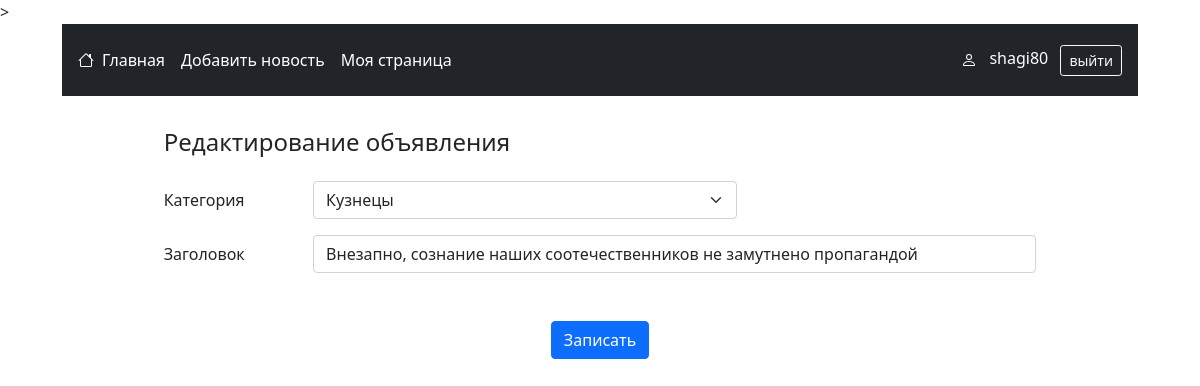
The app's page /update/12 (signed in) with its own data.
### advert/models.py (models this page shows, shortened)
class Advert(models.Model):
    category = models.CharField(choices=CATEGORY_CHOICES, max_length=50,
                                null=False, blank=False, verbose_name='Категория')
    title = models.CharField(max_length=255, null=False, blank=False,
                             verbose_name='Заголовок объявления')
    text = tinymce_models.HTMLField(max_length=4000, null=False, blank=False,
                                    verbose_name='Текст объявления')
    created_at = models.DateTimeField(auto_now_add=True,
                                      verbose_name='Время создания объявления')
    author = models.ForeignKey(User, on_delete=models.CASCADE, null=False,
                               blank=False, verbose_name='Автор объявления')
    class Meta:
        verbose_name = "Объявление"
        verbose_name_plural = "Объявления"
        ordering = ['-created_at']

### advert/views.py (the view)
# urls.py: path('update/<int:pk>', UpdateAdvert.as_view(), name = 'update_advert'),
class UpdateAdvert(EditAdvert, UserPassesTestMixin, UpdateView):
    extra_context = {'title': 'Редактирование объявления'}
    success_message = 'Объявление успешно изменено !'
    def get_object(self, **kwargs):
        return get_object_or_404(Advert, pk=self.kwargs.get('pk'))
    def test_func(self):
        return self.request.user == self.get_object().author

### advert/forms.py
class AdvertForm(forms.ModelForm):
    class Meta():
        model = Advert
        fields = ( 'category', 'title', 'text', 'author')
        widgets = {
            'category': forms.Select(attrs={'class': 'form-select'}),
            'title': forms.TextInput(attrs={'class': 'form-control', 'placeholder': "Введите заголовок новости ..."}),
            'text': TinyMCE(),
            'author': forms.HiddenInput(),
        }
    def __init__(self,  *args, author=None, **kwargs):
        super(AdvertForm, self).__init__(*args, **kwargs)
        if author:
            self.initial['author'] = author

### advert/templates/advert/edit_advert.html (shortened to what this page needs)
{% extends 'layout.html' %}
{% load static %}
{% block content %}
    <main class="container">
        <div class='row justify-content-center'>
            <form method="POST" class='col-md-10'>
                <h4 class="my-4">{{ title }}</h4>
                <div class="row mb-3">
                    <label class="col-sm-2 col-form-label">Категория</label>
                    <div class="col-sm-6">
                    {{ form.category }}
                    </div>
                </div>
                <div class="row mb-3">
                    <label class="col-sm-2 col-form-label">Заголовок</label>
                    <div class="col-sm-10">
                    {{ form.title }}
                    </div>
                </div>
                <div class="container mt-5 d-flex justify-content-center gap-2">
                    <button type="submit" class="btn btn-primary">Записать</button>
                </div>
            </form>
        </div>
    </main>
{% endblock content %}

### templates/layout.html (shortened to what this page needs)
<!doctype html>
<html lang="ru">
  <head>
    <link href="https://cdn.jsdelivr.net/npm/bootstrap@5.0.2/dist/css/bootstrap.min.css" rel="stylesheet">>
  </head>
  <body>
    <main class="container col-11">
        <nav class="navbar sticky-top p-3 bg-dark text-white">
          <div class="col col-lg-auto d-flex flex-wrap align-items-center justify-content-center justify-content-lg-start">
            <a href="/" class="d-flex align-items-center mb-2 mb-lg-0 text-white text-decoration-none">
            </a>
            <ul class="nav col-lg-auto me-lg-auto mb-2 justify-content-center mb-md-0">
              <li><a href="/" class="nav-link px-2 text-white">Главная</a></li>
              {% if request.user.is_authenticated %}
                <li><a href="{% url 'create_adver' %}" class="nav-link px-2 text-white">Добавить новость</a></li>
                <li><a href="{% url 'user_page' %}" class="nav-link px-2 text-white">Моя страница</a></li>
              {% endif %}
            </ul>
          </div>
          <div class='col-12 col-lg-auto text-center'>
            {% if request.user.is_authenticated %}
              <div>
                <span class='mx-2'>{{ request.user.username }}</span>
                <a href="/accounts/logout/" role="button" class="btn btn-outline-light btn-sm">выйти</a>
              </div>
            {% else %}
              <div class="col">
                <a href="/accounts/login/" role="button" class="btn btn-outline-light btn-sm mx-2">войти</a>
              </div>
            {% endif %}
          </div>
        </nav>
        {% block content %}
        {% endblock content %}
    </main>
  </body>
</html>

### records on screen
Advert: category "Кузнецы", title "Внезапно, сознание наших соотечественников не замутнено пропагандой"

### other values on screen
{{ request.user.username }} "shagi80"
{{ title }} "Редактирование объявления"
